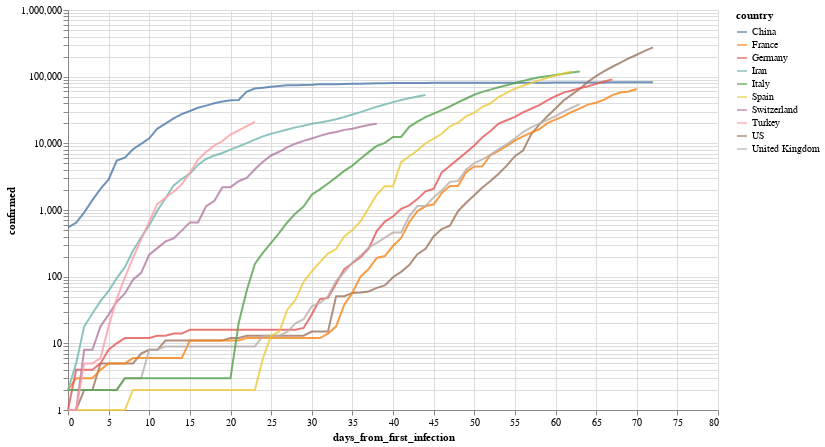

Notebook cell for this chart:
### Markdown cell above
Por ejemplo, evolución (interactiva!) de los paises con mas infectados

### Code cell
total_confirmed_by_country = global_df.groupby('country').confirmed.max().sort_values(ascending=False)
selected_countries = total_confirmed_by_country[total_confirmed_by_country > 1000].index

plot_df = global_df[
    (global_df.confirmed > 0) & 
    (global_df.country.isin(selected_countries[:10]))
].sort_values('date')

selection = alt.selection_multi(
    fields=['country'], 
    bind='legend', 
    init=[{'country': c} for c in selected_countries[:10]]
)


(
    alt.Chart(plot_df)
       .mark_line()
       .encode(
           x='days_from_first_infection', 
           y=alt.Y('confirmed', scale=alt.Scale(type='log')), 
           color='country',
           opacity=alt.condition(selection, alt.value(.8), alt.value(.05))
       ).add_selection(selection)
        .properties(width=650, height=400)
       
)

### Figure 1 — Vega-Lite specification as saved in the notebook (floating-point values rounded to 4 significant figures; data arrays with more than 128 entries replaced by an {"elided": "..."} marker saying what was removed)
{"config": {"view": {"continuousWidth": 400, "continuousHeight": 300}}, "data": {"name": "data-b93b1ffcdf1d0e9fd7b0f661ee51bc53"}, "mark": "line", "encoding": {"color": {"type": "nominal", "field": "country"}, "opacity": {"condition": {"value": 0.8, "selection": "selector001"}, "value": 0.05}, "x": {"type": "quantitative", "field": "days_from_first_infection"}, "y": {"type": "quantitative", "field": "confirmed", "scale": {"type": "log"}}}, "height": 400, "selection": {"selector001": {"type": "multi", "fields": ["country"], "bind": "legend", "init": [{"country": "US"}, {"country": "Italy"}, {"country": "Spain"}, {"country": "Germany"}, {"country": "China"}, {"country": "France"}, {"country": "Iran"}, {"country": "United Kingdom"}, {"country": "Turkey"}, {"country": "Switzerland"}]}}, "width": 650, "$schema": "https://vega.github.io/schema/vega-lite/v4.8.1.json", "datasets": {"data-b93b1ffcdf1d0e9fd7b0f661ee51bc53": {"elided": "584 records"}}}
